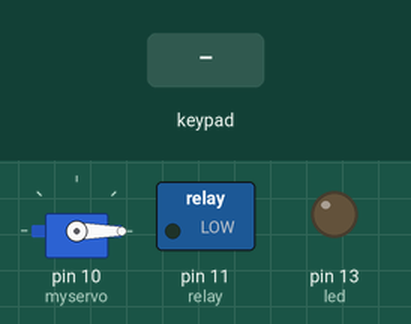
The sketch below on a simulated Arduino Uno, built with avr-gcc and run on an emulated ATmega328P. Shown: servo, switched loads named in the sketch (green lamp = pin HIGH), output pins drawn as LEDs (lit = HIGH). The inputs (shaded band) are chosen by the test bench. What the sketch prints to the serial monitor is not drawn.

Above: at 1.2 s.
1.3 s: keypad keys 1 5 1 5 * pressed 0.4 s apart
At 3.8 s:
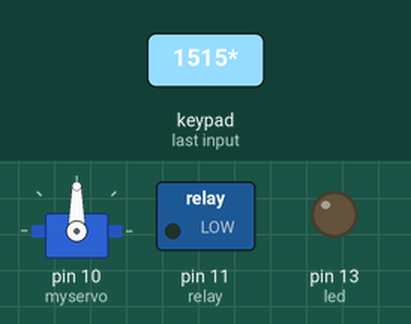
7.8 s: keypad keys 4 7 4 7 * pressed 0.4 s apart
At 10.1 s:
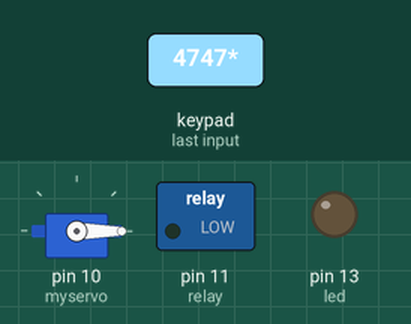
Timing chart, 0 to 11.6 s (numbered marks = the images above; inputs shaded):
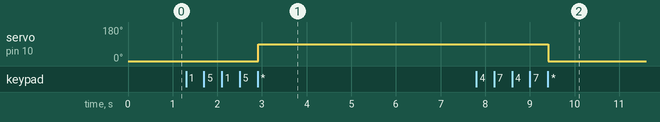

The sketch:

render_multiple_update.ino
```cpp
//* is to validate password
//# is to reset password attempt

/////////////////////////////////////////////////////////////////

#include <Password.h> //http://www.arduino.cc/playground/uploads/Code/Password.zip
#include <Keypad.h> //http://www.arduino.cc/playground/uploads/Code/Keypad.zip
#include <Servo.h>
// Create a Password Array to store multiple Passwords

const byte MAXPASSWD = 3;
Password passwordArray[MAXPASSWD] = { Password( "1515"), Password( "5151"), Password("4747")};

Servo myservo;

unsigned long int previousInterval = 0;
int count1 = 0;

const byte ROWS = 4; // Four rows
const byte COLS = 3; //  columns
// Define the Keymap
char keys[ROWS][COLS] = {
  {'1','2','3'},
  {'4','5','6'},
  {'7','8','9'},
  {'*','0','#'}
};

byte rowPins[ROWS] = { 9,8,7,6 };
byte colPins[COLS] = { 5,4,0 };
int led = 13;
int relay = 11;


// Create the Keypad
Keypad keypad = Keypad( makeKeymap(keys), rowPins, colPins, ROWS, COLS );

void setup(){

  Serial.begin(9600);
  pinMode(led, OUTPUT);
  pinMode(relay, OUTPUT);
  keypad.addEventListener(keypadEvent); //add an event listener for this keypad
  myservo.attach(10);
  myservo.write(0);
}

void checkAllPasswords(){
  int i;
  int count = 0;
  for (i = 0; i < MAXPASSWD; i++) {
    if (passwordArray[i].evaluate()){
      if(i == MAXPASSWD - 1){
        myservo.write(0);
        Serial.print("Thank you for using our service");
        count = 1;
        count1 = 0;
      }//cycle lock code and message
      else{
        myservo.write(90);
        Serial.print("Right!");
        count = 1;
      }

      resetAllPasswords();
      break;
    }

  }
  if (count != 1){
      Serial.println("Wrong");
      resetAllPasswords();
    }
}

void resetAllPasswords() {
  int i;
  for (i = 0; i < MAXPASSWD; i++) {
     passwordArray[i].reset();
  }
}

void appendAllPasswords(KeypadEvent eKey) {
  int i;
  for (i = 0; i < MAXPASSWD; i++) {
     passwordArray[i].append(eKey);
  }
}

void loop(){

  keypad.getKey();
  //auto locking timer initialized
  if(myservo.read() == 90){
    unsigned long currentTime = millis();
    if (count1 != 1){
      previousInterval = currentTime;
      count1 = 1;
    }
    //timeer is set to 15 seconds
    if (currentTime - previousInterval > 15000){
     myservo.write(0);
     Serial.print(currentTime);
     count1 = 0;
    }
  }
}


//take care of some special events
void keypadEvent(KeypadEvent eKey){
  switch (keypad.getState()){
    case PRESSED:

  Serial.print("Enter:");
  Serial.println(eKey);
  delay(10);

  Serial.write(254);

  switch (eKey){
    case '*': checkAllPasswords(); delay(1); break;

    case '#': resetAllPasswords(); delay(1); break;

    default: appendAllPasswords(eKey); delay(1);
  }
}
}
    //case '*': checkAllPasswords(); break;  // check guessed pswd against passwordArray
    //case '#': resetAllPasswords(); break;  // clean all buffers on passwordArray
    //default: appendAllPasswords(eKey);     // update all buffers on passwordArray
```

Measured:
- after the input at 1.3 s, servo on pin 10 (myservo): 0° → 90° after 1.6 s
- after the input at 7.8 s, servo on pin 10 (myservo): 90° → 0° after 1.6 s
